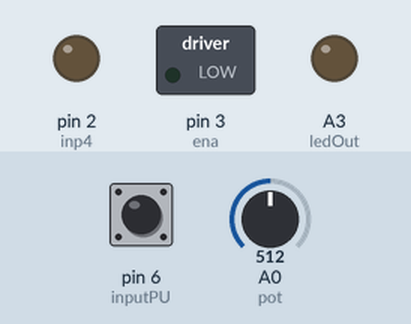
Simulated run of this sketch. Board: Arduino Uno, built with avr-gcc and run on an emulated ATmega328P. On the bench: switched loads named in the sketch (green lamp = pin HIGH), output pins drawn as LEDs (lit = HIGH). The inputs (shaded band) are chosen by the test bench; at power-on: pin 6 (inputPU) HIGH, A0 (pot) = 512. Pins used as bus, display or sensor lines are not drawn; what the sketch prints to the serial monitor is not drawn.

Above: at 1.2 s.
1.3 s: pin 6 (inputPU) pulled LOW for 0.15 s
At 1.8 s:
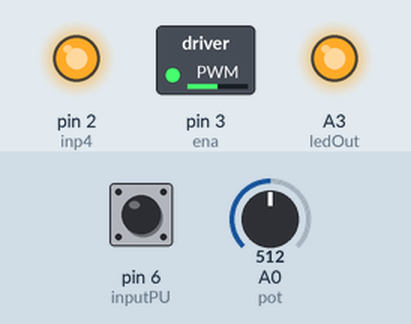
2.9 s: A0 (pot) set to 716
At 4.1 s:
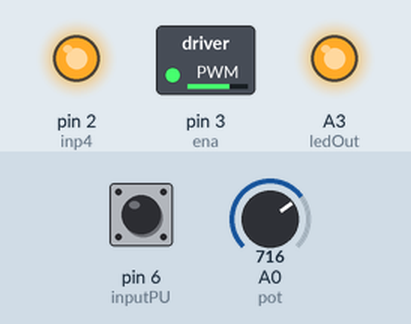
4.4 s: A0 (pot) set to 900
At 5.3 s:
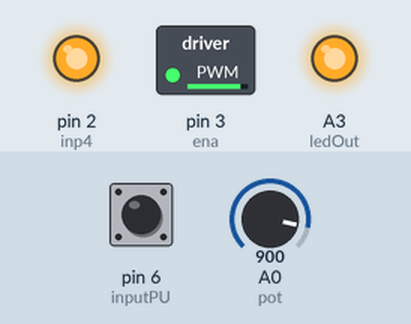
5.9 s: pin 6 (inputPU) pulled LOW for 1 s
At 6.5 s:
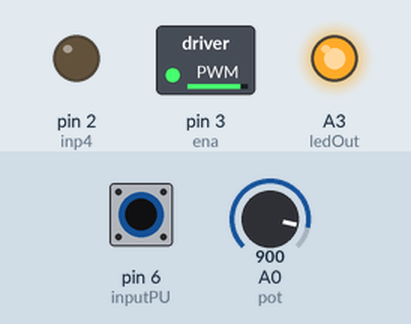
8.4 s: pin 6 (inputPU) pulled LOW for 0.15 s
At 9.6 s:
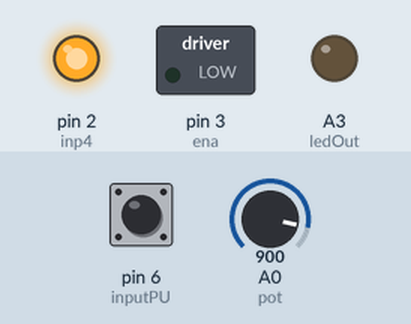
10.0 s: pin 6 (inputPU) pulled LOW for 3.2 s
At 10.8 s:
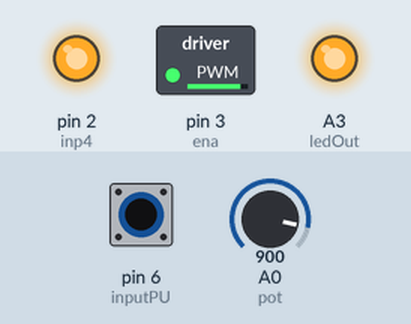
Timing chart, 0 to 13.0 s (numbered marks = the images above; inputs shaded):
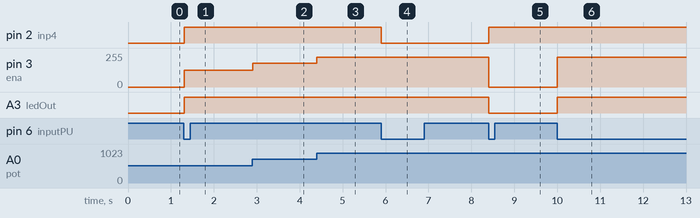

Measured:
- after the input at 1.3 s, pin 2 (inp4), A3 (ledOut): LOW → HIGH at once; pin 3 (ena): 0/255 → 127/255 at once
- after the input at 2.9 s, pin 3 (ena): 127/255 → 178/255 at once
- after the input at 4.4 s, pin 3 (ena): 178/255 → 224/255 at once
- after the input at 5.9 s, pin 2 (inp4): HIGH → LOW at once
- after the input at 8.4 s, pin 2 (inp4): LOW → HIGH at once; pin 3 (ena): 224/255 → 0/255 at once; A3 (ledOut): HIGH → LOW at once
- after the input at 10.0 s, pin 3 (ena): 0/255 → 224/255 at once; A3 (ledOut): LOW → HIGH at once

The sketch:

dc_motor_driver.ino
```cpp
#define ledOut A3
#define inputPU 6
#define buttonOut A4
#define inp3 1
#define inp4 2
#define ena 3
#define pot A0
int potVal;
int potOutVal;
int motorState=00;
int oldVal=1;
int newVal;
bool ledState=0;
void setup()
{
  pinMode(ledOut, OUTPUT);
  pinMode(inputPU,INPUT_PULLUP);
  Serial.begin(9600);
  pinMode(inp3,OUTPUT);
  pinMode(inp4,OUTPUT);
  pinMode(ena,OUTPUT);
  pinMode(pot,INPUT);
  analogWrite(ena,0);

}


void loop()
{
  if(motorState==01 || motorState==10)
  {
    potVal=analogRead(pot);
    potOutVal=map(potVal,0,1023,0,255);
    analogWrite(ena,potOutVal);
  }
  newVal=digitalRead(inputPU);
  Serial.println(newVal);
  if(oldVal==1 && newVal==0)
  {

    if(motorState==00)
    {
      analogWrite(ena,potOutVal);
      digitalWrite(inp4,1);
      digitalWrite(inp3,0);
      ledState=!ledState;
      digitalWrite(ledOut,ledState);
      motorState=01;

    }
    else if(motorState==01)
    {
      analogWrite(ena,potOutVal);
      digitalWrite(inp4,0);
      digitalWrite(inp3,1);
      motorState=10;


    }
    else if(motorState==10)
    {
      analogWrite(ena,0);
      digitalWrite(inp4,1);
      digitalWrite(inp3,1);
      ledState=!ledState;
      digitalWrite(ledOut,ledState);
      motorState=00;
    }
  }
  oldVal=newVal;


}
```
